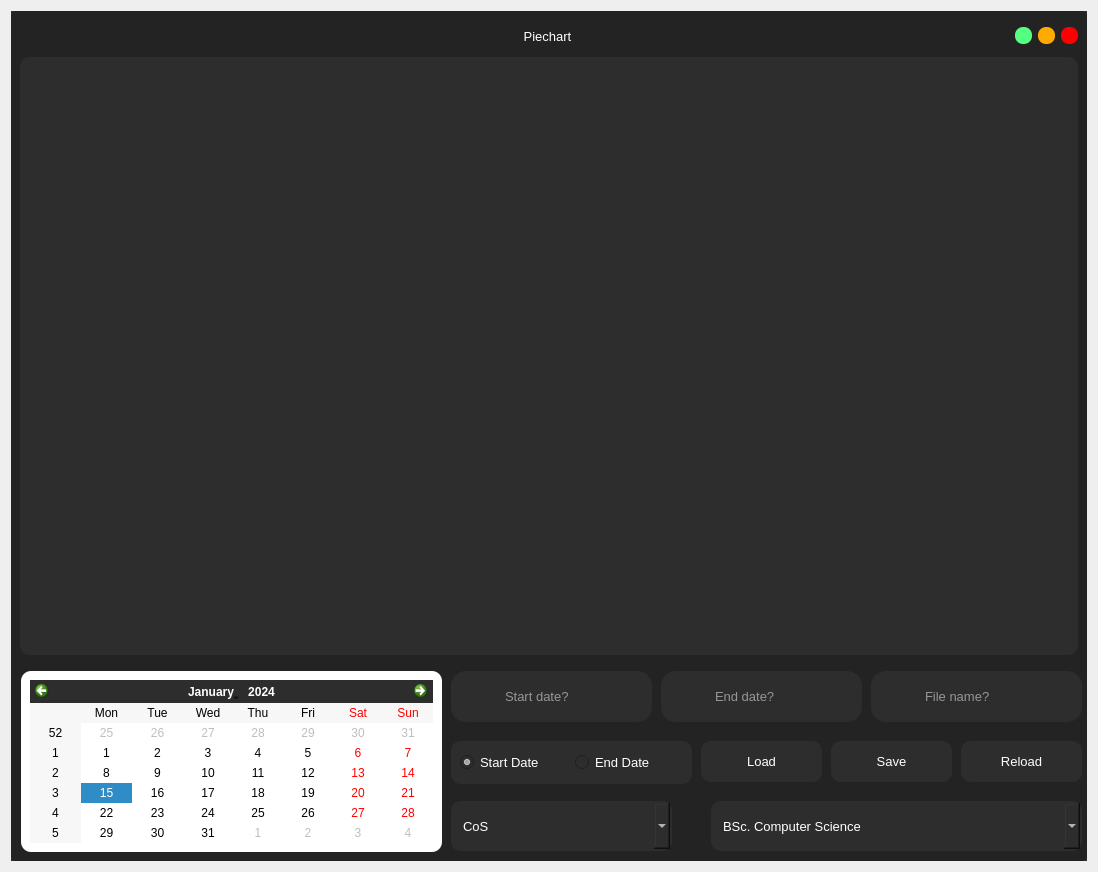
<?xml version="1.0" encoding="UTF-8"?>
<ui version="4.0">
 <class>Dialog</class>
 <widget class="QDialog" name="Dialog">
  <property name="geometry">
   <rect>
    <x>0</x>
    <y>0</y>
    <width>1098</width>
    <height>872</height>
   </rect>
  </property>
  <property name="minimumSize">
   <size>
    <width>1098</width>
    <height>819</height>
   </size>
  </property>
  <property name="maximumSize">
   <size>
    <width>1098</width>
    <height>880</height>
   </size>
  </property>
  <property name="windowTitle">
   <string>Dialog</string>
  </property>
  <layout class="QVBoxLayout" name="verticalLayout">
   <item>
    <widget class="QFrame" name="frame">
     <property name="styleSheet">
      <string notr="true">background-color: rgb(45, 45, 45);</string>
     </property>
     <property name="frameShape">
      <enum>QFrame::NoFrame</enum>
     </property>
     <property name="frameShadow">
      <enum>QFrame::Raised</enum>
     </property>
     <layout class="QVBoxLayout" name="verticalLayout_4">
      <property name="spacing">
       <number>0</number>
      </property>
      <property name="leftMargin">
       <number>0</number>
      </property>
      <property name="topMargin">
       <number>0</number>
      </property>
      <property name="rightMargin">
       <number>0</number>
      </property>
      <property name="bottomMargin">
       <number>0</number>
      </property>
      <item>
       <widget class="QFrame" name="frame_2">
        <property name="styleSheet">
         <string notr="true">QFrame{
	background-color: rgb(35, 35, 35);
	border-radius:5px;
}</string>
        </property>
        <property name="frameShape">
         <enum>QFrame::NoFrame</enum>
        </property>
        <property name="frameShadow">
         <enum>QFrame::Raised</enum>
        </property>
        <layout class="QVBoxLayout" name="verticalLayout_2">
         <property name="leftMargin">
          <number>0</number>
         </property>
         <property name="topMargin">
          <number>0</number>
         </property>
         <property name="rightMargin">
          <number>0</number>
         </property>
         <property name="bottomMargin">
          <number>0</number>
         </property>
         <item>
          <widget class="QFrame" name="frame_3">
           <property name="minimumSize">
            <size>
             <width>0</width>
             <height>40</height>
            </size>
           </property>
           <property name="maximumSize">
            <size>
             <width>16777215</width>
             <height>30</height>
            </size>
           </property>
           <property name="frameShape">
            <enum>QFrame::NoFrame</enum>
           </property>
           <property name="frameShadow">
            <enum>QFrame::Raised</enum>
           </property>
           <layout class="QHBoxLayout" name="horizontalLayout">
            <property name="topMargin">
             <number>0</number>
            </property>
            <property name="bottomMargin">
             <number>0</number>
            </property>
            <item>
             <widget class="QLabel" name="label">
              <property name="minimumSize">
               <size>
                <width>60</width>
                <height>0</height>
               </size>
              </property>
              <property name="maximumSize">
               <size>
                <width>60</width>
                <height>16777215</height>
               </size>
              </property>
              <property name="text">
               <string/>
              </property>
              <property name="pixmap">
               <pixmap resource="../resource/asset.qrc">:/icons/asset/pie-chart.svg</pixmap>
              </property>
             </widget>
            </item>
            <item>
             <widget class="QLabel" name="label_2">
              <property name="font">
               <font>
                <family>Arial</family>
                <pointsize>10</pointsize>
               </font>
              </property>
              <property name="styleSheet">
               <string notr="true">QLabel{
	color: rgb(255, 255, 255);
}</string>
              </property>
              <property name="text">
               <string>Piechart</string>
              </property>
              <property name="alignment">
               <set>Qt::AlignCenter</set>
              </property>
             </widget>
            </item>
            <item>
             <widget class="QPushButton" name="btn_minimize">
              <property name="minimumSize">
               <size>
                <width>16</width>
                <height>16</height>
               </size>
              </property>
              <property name="maximumSize">
               <size>
                <width>17</width>
                <height>17</height>
               </size>
              </property>
              <property name="styleSheet">
               <string notr="true">QPushButton{
	background-color: rgb(85, 255, 127);
	border:none;
	border-radius: 8px;
}

QPushButton:hover{	
	background-color: rgba(85, 255, 127,150);
	
}</string>
              </property>
              <property name="text">
               <string/>
              </property>
             </widget>
            </item>
            <item>
             <widget class="QPushButton" name="btn_maximize">
              <property name="minimumSize">
               <size>
                <width>16</width>
                <height>16</height>
               </size>
              </property>
              <property name="maximumSize">
               <size>
                <width>17</width>
                <height>17</height>
               </size>
              </property>
              <property name="styleSheet">
               <string notr="true">QPushButton{
	
	background-color: rgb(255, 170, 0);
	border:none;
	border-radius: 8px;
}

QPushButton:hover{	
	background-color: rgba(255, 170, 0,150);
	
}</string>
              </property>
              <property name="text">
               <string/>
              </property>
             </widget>
            </item>
            <item>
             <widget class="QPushButton" name="btn_close">
              <property name="minimumSize">
               <size>
                <width>16</width>
                <height>16</height>
               </size>
              </property>
              <property name="maximumSize">
               <size>
                <width>17</width>
                <height>17</height>
               </size>
              </property>
              <property name="styleSheet">
               <string notr="true">QPushButton{
	background-color: rgb(255, 0, 0);
	border:none;
	border-radius: 8px;
}

QPushButton:hover{	
	background-color: rgba(255, 0, 0,150);
	
}</string>
              </property>
              <property name="text">
               <string/>
              </property>
             </widget>
            </item>
           </layout>
          </widget>
         </item>
         <item>
          <widget class="QFrame" name="frame_4">
           <property name="frameShape">
            <enum>QFrame::NoFrame</enum>
           </property>
           <property name="frameShadow">
            <enum>QFrame::Raised</enum>
           </property>
           <layout class="QVBoxLayout" name="verticalLayout_3">
            <property name="leftMargin">
             <number>9</number>
            </property>
            <property name="topMargin">
             <number>0</number>
            </property>
            <property name="rightMargin">
             <number>9</number>
            </property>
            <property name="bottomMargin">
             <number>0</number>
            </property>
            <item>
             <widget class="QFrame" name="plot">
              <property name="minimumSize">
               <size>
                <width>0</width>
                <height>400</height>
               </size>
              </property>
              <property name="styleSheet">
               <string notr="true">QFrame{
	border-radius:10px;
	background-color: rgb(45, 45, 45);
}</string>
              </property>
              <property name="frameShape">
               <enum>QFrame::NoFrame</enum>
              </property>
              <property name="frameShadow">
               <enum>QFrame::Raised</enum>
              </property>
              <layout class="QVBoxLayout" name="verticalLayout_5">
               <property name="spacing">
                <number>6</number>
               </property>
               <property name="leftMargin">
                <number>0</number>
               </property>
               <property name="topMargin">
                <number>0</number>
               </property>
               <property name="rightMargin">
                <number>0</number>
               </property>
               <property name="bottomMargin">
                <number>0</number>
               </property>
               <item>
                <layout class="QVBoxLayout" name="plot_area"/>
               </item>
              </layout>
             </widget>
            </item>
           </layout>
          </widget>
         </item>
         <item>
          <widget class="QFrame" name="frame_5">
           <property name="maximumSize">
            <size>
             <width>16777215</width>
             <height>200</height>
            </size>
           </property>
           <property name="frameShape">
            <enum>QFrame::NoFrame</enum>
           </property>
           <property name="frameShadow">
            <enum>QFrame::Raised</enum>
           </property>
           <widget class="QFrame" name="frame_12">
            <property name="geometry">
             <rect>
              <x>10</x>
              <y>10</y>
              <width>421</width>
              <height>181</height>
             </rect>
            </property>
            <property name="styleSheet">
             <string notr="true">QFrame{
	background-color: rgb(255, 255, 255);
	border-radius: 10px;
}</string>
            </property>
            <property name="frameShape">
             <enum>QFrame::NoFrame</enum>
            </property>
            <property name="frameShadow">
             <enum>QFrame::Raised</enum>
            </property>
            <layout class="QVBoxLayout" name="verticalLayout_16">
             <item>
              <widget class="QCalendarWidget" name="calendarWidget_report">
               <property name="navigationBarVisible">
                <bool>true</bool>
               </property>
              </widget>
             </item>
            </layout>
           </widget>
           <widget class="QLabel" name="label_20">
            <property name="geometry">
             <rect>
              <x>870</x>
              <y>20</y>
              <width>31</width>
              <height>31</height>
             </rect>
            </property>
            <property name="styleSheet">
             <string notr="true">background-color:rgb(45, 45, 45);</string>
            </property>
            <property name="text">
             <string/>
            </property>
            <property name="pixmap">
             <pixmap resource="../resource/asset.qrc">:/icons/asset/file.svg</pixmap>
            </property>
           </widget>
           <widget class="QLineEdit" name="file_name">
            <property name="geometry">
             <rect>
              <x>860</x>
              <y>10</y>
              <width>211</width>
              <height>51</height>
             </rect>
            </property>
            <property name="font">
             <font>
              <pointsize>10</pointsize>
             </font>
            </property>
            <property name="styleSheet">
             <string notr="true">QLineEdit{
	color: rgb(255, 255, 255);
	border: 2px solid  rgb(45, 45, 45);
	border-radius:15px;
	padding-left: 50px;
}

QLineEdit:hover{
	border:2px solid rgb(35, 35, 35);
}

QLineEdit:focus{
	border:2px solid rgb(255, 255, 255);
}</string>
            </property>
            <property name="placeholderText">
             <string>File name?</string>
            </property>
            <property name="clearButtonEnabled">
             <bool>true</bool>
            </property>
           </widget>
           <widget class="QLabel" name="label_23">
            <property name="geometry">
             <rect>
              <x>450</x>
              <y>20</y>
              <width>31</width>
              <height>31</height>
             </rect>
            </property>
            <property name="styleSheet">
             <string notr="true">background-color:rgb(45, 45, 45);</string>
            </property>
            <property name="text">
             <string/>
            </property>
            <property name="pixmap">
             <pixmap resource="../resource/asset.qrc">:/icons/asset/calendar.svg</pixmap>
            </property>
           </widget>
           <widget class="QLineEdit" name="report_start_date">
            <property name="geometry">
             <rect>
              <x>440</x>
              <y>10</y>
              <width>201</width>
              <height>51</height>
             </rect>
            </property>
            <property name="font">
             <font>
              <pointsize>10</pointsize>
             </font>
            </property>
            <property name="styleSheet">
             <string notr="true">QLineEdit{
	color: rgb(255, 255, 255);
	border: 2px solid  rgb(45, 45, 45);
	border-radius:15px;
	padding-left: 50px;
}

QLineEdit:hover{
	border:2px solid rgb(35, 35, 35);
}

QLineEdit:focus{
	border:2px solid rgb(255, 255, 255);
}</string>
            </property>
            <property name="placeholderText">
             <string>Start date?</string>
            </property>
            <property name="clearButtonEnabled">
             <bool>true</bool>
            </property>
           </widget>
           <widget class="QLineEdit" name="report_end_date">
            <property name="geometry">
             <rect>
              <x>650</x>
              <y>10</y>
              <width>201</width>
              <height>51</height>
             </rect>
            </property>
            <property name="font">
             <font>
              <pointsize>10</pointsize>
             </font>
            </property>
            <property name="styleSheet">
             <string notr="true">QLineEdit{
	color: rgb(255, 255, 255);
	border: 2px solid  rgb(45, 45, 45);
	border-radius:15px;
	padding-left: 50px;
}

QLineEdit:hover{
	border:2px solid rgb(35, 35, 35);
}

QLineEdit:focus{
	border:2px solid rgb(255, 255, 255);
}</string>
            </property>
            <property name="placeholderText">
             <string>End date?</string>
            </property>
            <property name="clearButtonEnabled">
             <bool>true</bool>
            </property>
           </widget>
           <widget class="QLabel" name="label_21">
            <property name="geometry">
             <rect>
              <x>660</x>
              <y>20</y>
              <width>31</width>
              <height>31</height>
             </rect>
            </property>
            <property name="styleSheet">
             <string notr="true">background-color:rgb(45, 45, 45);</string>
            </property>
            <property name="text">
             <string/>
            </property>
            <property name="pixmap">
             <pixmap resource="../resource/asset.qrc">:/icons/asset/calendar.svg</pixmap>
            </property>
           </widget>
           <widget class="QPushButton" name="btn_load">
            <property name="geometry">
             <rect>
              <x>690</x>
              <y>80</y>
              <width>121</width>
              <height>41</height>
             </rect>
            </property>
            <property name="font">
             <font>
              <pointsize>10</pointsize>
             </font>
            </property>
            <property name="styleSheet">
             <string notr="true">QPushButton{
	color: rgb(255, 255, 255);
	background-color: rgb(45, 45, 45);
	border:none;
	border-radius: 10px;
}

QPushButton:hover{
	border-radius: 20px;
}

QPushButton:pressed{
	border: 2px solid rgb(255,255,255);	
}</string>
            </property>
            <property name="text">
             <string>Load</string>
            </property>
            <property name="icon">
             <iconset resource="../resource/asset.qrc">
              <normaloff>:/icons/asset/download.svg</normaloff>:/icons/asset/download.svg</iconset>
            </property>
            <property name="iconSize">
             <size>
              <width>30</width>
              <height>30</height>
             </size>
            </property>
            <property name="flat">
             <bool>true</bool>
            </property>
           </widget>
           <widget class="QPushButton" name="btn_save">
            <property name="geometry">
             <rect>
              <x>820</x>
              <y>80</y>
              <width>121</width>
              <height>41</height>
             </rect>
            </property>
            <property name="font">
             <font>
              <pointsize>10</pointsize>
             </font>
            </property>
            <property name="styleSheet">
             <string notr="true">QPushButton{
	color: rgb(255, 255, 255);
	background-color: rgb(45, 45, 45);
	border:none;
	border-radius: 10px;
}

QPushButton:hover{
	border-radius: 20px;
}

QPushButton:pressed{
	border: 2px solid rgb(255,255,255);	
}</string>
            </property>
            <property name="text">
             <string>Save</string>
            </property>
            <property name="icon">
             <iconset resource="../resource/asset.qrc">
              <normaloff>:/icons/asset/save.svg</normaloff>:/icons/asset/save.svg</iconset>
            </property>
            <property name="iconSize">
             <size>
              <width>30</width>
              <height>30</height>
             </size>
            </property>
            <property name="flat">
             <bool>true</bool>
            </property>
           </widget>
           <widget class="QPushButton" name="btn_refresh">
            <property name="geometry">
             <rect>
              <x>950</x>
              <y>80</y>
              <width>121</width>
              <height>41</height>
             </rect>
            </property>
            <property name="font">
             <font>
              <pointsize>10</pointsize>
             </font>
            </property>
            <property name="styleSheet">
             <string notr="true">QPushButton{
	color: rgb(255, 255, 255);
	background-color: rgb(45, 45, 45);
	border:none;
	border-radius: 10px;
}

QPushButton:hover{
	border-radius: 20px;
}

QPushButton:pressed{
	border: 2px solid rgb(255,255,255);	
}</string>
            </property>
            <property name="text">
             <string>Reload</string>
            </property>
            <property name="icon">
             <iconset resource="../resource/asset.qrc">
              <normaloff>:/icons/asset/refresh-cw.svg</normaloff>:/icons/asset/refresh-cw.svg</iconset>
            </property>
            <property name="iconSize">
             <size>
              <width>30</width>
              <height>30</height>
             </size>
            </property>
            <property name="flat">
             <bool>true</bool>
            </property>
           </widget>
           <widget class="QFrame" name="date_frame">
            <property name="geometry">
             <rect>
              <x>440</x>
              <y>80</y>
              <width>241</width>
              <height>43</height>
             </rect>
            </property>
            <property name="styleSheet">
             <string notr="true">QFrame{
	color: rgb(255, 255, 255);
	background-color: rgb(45, 45, 45);
	border-radius: 10px;
}</string>
            </property>
            <property name="frameShape">
             <enum>QFrame::StyledPanel</enum>
            </property>
            <property name="frameShadow">
             <enum>QFrame::Raised</enum>
            </property>
            <layout class="QHBoxLayout" name="horizontalLayout_11">
             <item>
              <widget class="QRadioButton" name="start_date_3">
               <property name="font">
                <font>
                 <family>Arial</family>
                 <pointsize>10</pointsize>
                </font>
               </property>
               <property name="styleSheet">
                <string notr="true">QRadioButton{
	background-color: rgb(45, 45, 45);
	color: rgb(255, 255, 255);
}</string>
               </property>
               <property name="text">
                <string>Start Date</string>
               </property>
               <property name="checked">
                <bool>true</bool>
               </property>
              </widget>
             </item>
             <item>
              <widget class="QRadioButton" name="end_date_3">
               <property name="font">
                <font>
                 <family>Arial</family>
                 <pointsize>10</pointsize>
                </font>
               </property>
               <property name="styleSheet">
                <string notr="true">QRadioButton{
	background-color: rgb(45, 45, 45);
	color: rgb(255, 255, 255);
}</string>
               </property>
               <property name="text">
                <string>End Date</string>
               </property>
              </widget>
             </item>
            </layout>
           </widget>
           <widget class="QComboBox" name="college_courses">
            <property name="geometry">
             <rect>
              <x>700</x>
              <y>140</y>
              <width>371</width>
              <height>50</height>
             </rect>
            </property>
            <property name="minimumSize">
             <size>
              <width>0</width>
              <height>50</height>
             </size>
            </property>
            <property name="maximumSize">
             <size>
              <width>16777215</width>
              <height>50</height>
             </size>
            </property>
            <property name="font">
             <font>
              <pointsize>10</pointsize>
             </font>
            </property>
            <property name="styleSheet">
             <string notr="true">QComboBox{
	color: rgb(255, 255, 255);
	border: 2px solid rgb(45, 45, 45);
	padding-left:10px;
	border-radius: 10px;
}

QLineEdit:hover{
	border:2px solid rgb(35, 35, 35);
}</string>
            </property>
            <property name="frame">
             <bool>false</bool>
            </property>
            <item>
             <property name="text">
              <string>BSc. Computer Science</string>
             </property>
            </item>
            <item>
             <property name="text">
              <string>BSc. Mathematics</string>
             </property>
            </item>
            <item>
             <property name="text">
              <string>BSc. Chemistry</string>
             </property>
            </item>
            <item>
             <property name="text">
              <string>BSc. Biology Science</string>
             </property>
            </item>
           </widget>
           <widget class="QComboBox" name="college_comboBox">
            <property name="geometry">
             <rect>
              <x>440</x>
              <y>140</y>
              <width>221</width>
              <height>50</height>
             </rect>
            </property>
            <property name="minimumSize">
             <size>
              <width>0</width>
              <height>50</height>
             </size>
            </property>
            <property name="maximumSize">
             <size>
              <width>16777215</width>
              <height>50</height>
             </size>
            </property>
            <property name="font">
             <font>
              <pointsize>10</pointsize>
             </font>
            </property>
            <property name="styleSheet">
             <string notr="true">QComboBox{
	color: rgb(255, 255, 255);
	border: 2px solid rgb(45, 45, 45);
	padding-left:10px;
	border-radius: 10px;
}

QLineEdit:hover{
	border:2px solid rgb(35, 35, 35);
}</string>
            </property>
            <property name="frame">
             <bool>false</bool>
            </property>
            <item>
             <property name="text">
              <string>CoS</string>
             </property>
            </item>
            <item>
             <property name="text">
              <string>CoE</string>
             </property>
            </item>
            <item>
             <property name="text">
              <string>HESSA</string>
             </property>
            </item>
           </widget>
           <zorder>file_name</zorder>
           <zorder>report_start_date</zorder>
           <zorder>frame_12</zorder>
           <zorder>label_20</zorder>
           <zorder>label_23</zorder>
           <zorder>report_end_date</zorder>
           <zorder>label_21</zorder>
           <zorder>btn_load</zorder>
           <zorder>btn_save</zorder>
           <zorder>btn_refresh</zorder>
           <zorder>date_frame</zorder>
           <zorder>college_courses</zorder>
           <zorder>college_comboBox</zorder>
          </widget>
         </item>
        </layout>
       </widget>
      </item>
     </layout>
    </widget>
   </item>
  </layout>
 </widget>
 <resources>
  <include location="../resource/asset.qrc"/>
 </resources>
 <connections/>
</ui>
